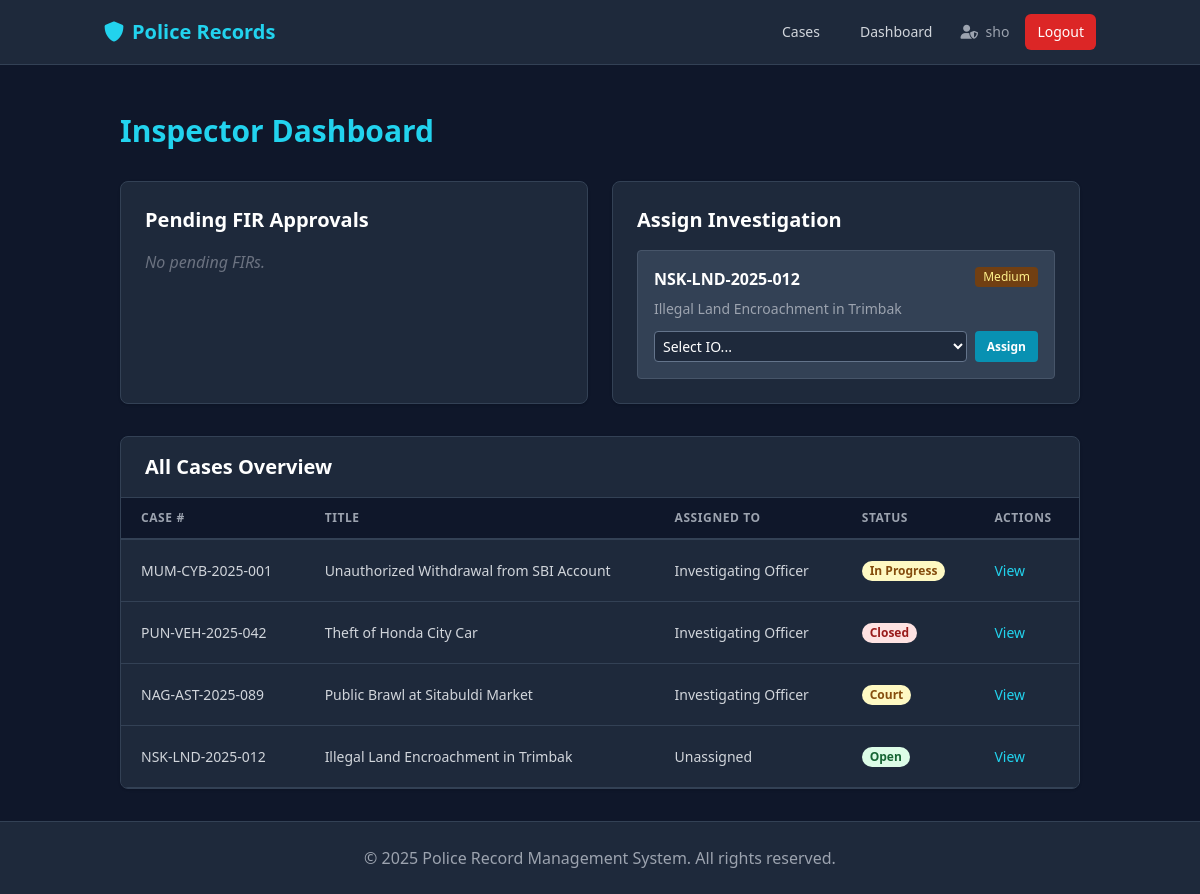
Before: /dashboard/inspector (signed in) with the older database file.
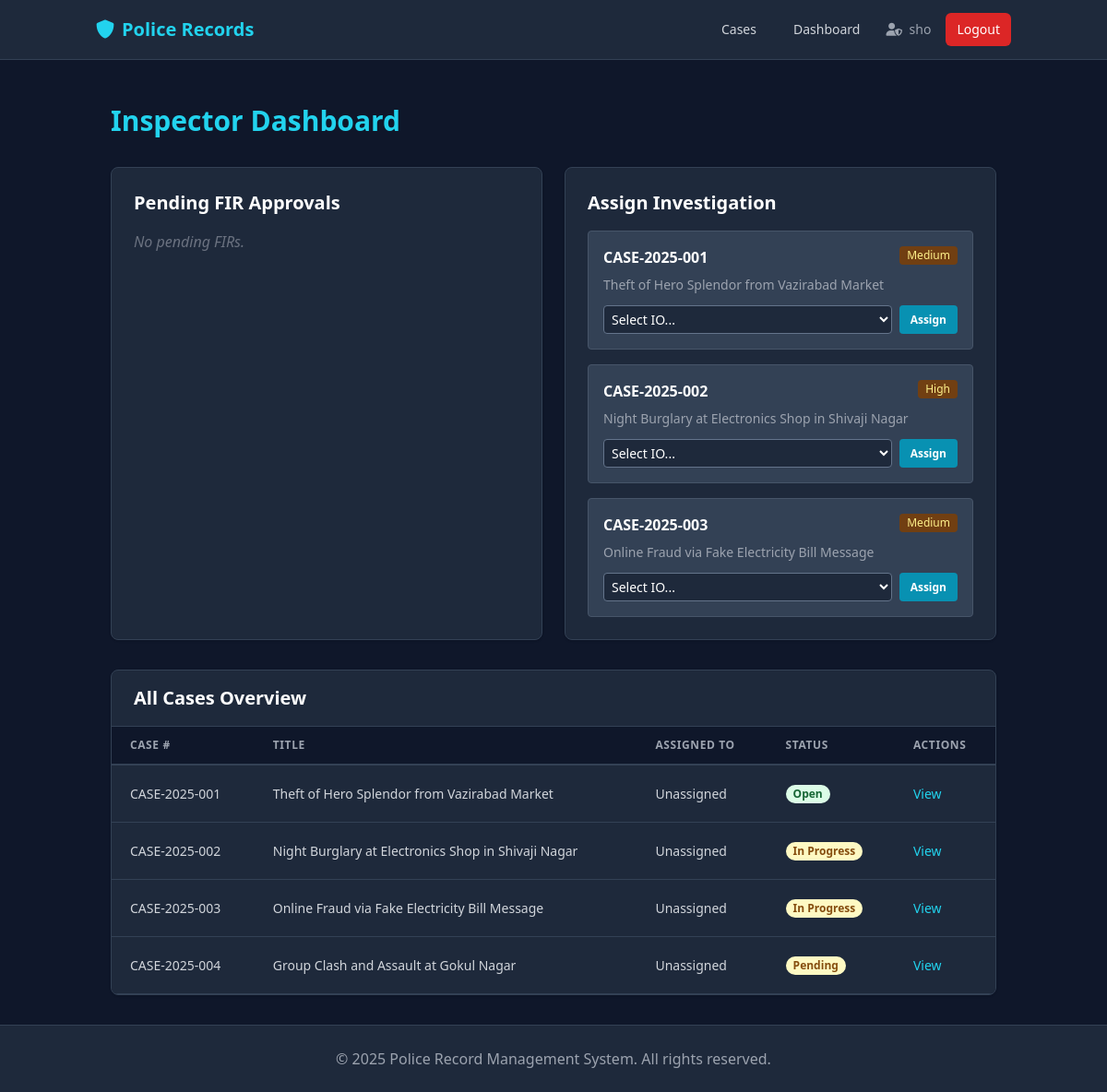
After: the same page with the newer database file.
### app/models.py (models this page shows, shortened)
class Case(db.Model):
    id = db.Column(db.Integer, primary_key=True)
    station_id = db.Column(db.Integer, db.ForeignKey('station.id'), nullable=False)
    case_number = db.Column(db.String(50), unique=True, nullable=False)
    title = db.Column(db.String(200), nullable=False)
    offense_type = db.Column(db.String(100)) # Theft, Assault, Cybercrime
    short_description = db.Column(db.String(255))
    description = db.Column(db.Text, nullable=False) # Detailed Description
    incident_date = db.Column(db.DateTime)
    location = db.Column(db.String(200)) # Address
    gps_coordinates = db.Column(db.String(100)) # "Lat, Long"
    status = db.Column(db.String(50), default='Open')  # Open, In Progress, Closed, Court
    priority = db.Column(db.String(20), default='Medium')  # Low, Medium, High
    is_cognizable = db.Column(db.Boolean, default=True)
    ipc_sections = db.Column(db.String(200)) # "302, 307 IPC"
    init_medical_exam = db.Column(db.Boolean, default=False)
    init_prelim_enquiry = db.Column(db.Boolean, default=False)
    init_scene_visit = db.Column(db.Boolean, default=False)
    court_status = db.Column(db.String(50)) # Hearing, Verdict Awaited, Closed
    verdict = db.Column(db.Text)
    confidentiality_level = db.Column(db.String(20), default='Public') # Public, Restricted, Confidential
    tags = db.Column(db.Text) # JSON list or comma-separated
    related_case_ids = db.Column(db.Text) # JSON list of IDs
    created_at = db.Column(db.DateTime, default=datetime.utcnow)
    updated_at = db.Column(db.DateTime, default=datetime.utcnow, onupdate=datetime.utcnow)
    created_by_id = db.Column(db.Integer, db.ForeignKey('user.id'), nullable=False)
    assigned_officer_id = db.Column(db.Integer, db.ForeignKey('user.id')) # Lead Officer/Inspector
    station = db.relationship('Station', backref='cases')
    assignee = db.relationship('User', foreign_keys=[assigned_officer_id], backref='cases_led')
    officers = db.relationship('User', secondary=case_officers, backref='cases_assisted') # Team
    criminals = db.relationship('Criminal', secondary='case_criminal', backref=db.backref('cases', lazy=True))
    participants = db.relationship('Participant', backref='case', lazy=True, cascade="all, delete-orphan")
    firs = db.relationship('FIR', backref='case', lazy=True)
    evidence = db.relationship('Evidence', backref='case', lazy=True)
    statements = db.relationship('Statement', backref='case', lazy=True)
    updates = db.relationship('InvestigationUpdate', backref='case', lazy=True)

class User(db.Model, UserMixin):
    id = db.Column(db.Integer, primary_key=True)
    station_id = db.Column(db.Integer, db.ForeignKey('station.id'), nullable=False)
    username = db.Column(db.String(80), unique=True, nullable=False)
    email = db.Column(db.String(120), unique=True, nullable=False)
    password_hash = db.Column(db.String(255), nullable=False)
    role = db.Column(db.String(50), nullable=False)
    full_name = db.Column(db.String(120), nullable=False)
    badge_number = db.Column(db.String(50))
    inspector_id = db.Column(db.Integer, db.ForeignKey('user.id'))
    is_active = db.Column(db.Boolean, default=True)
    created_at = db.Column(db.DateTime, default=datetime.utcnow)
    station = db.relationship('Station', backref='users')
    officers = db.relationship('User', backref=db.backref('inspector', remote_side=[id]), lazy=True)
    cases_reported = db.relationship('Case', foreign_keys='Case.created_by_id', backref='reporter', lazy=True)
    firs_filed = db.relationship('FIR', foreign_keys='FIR.filed_by_id', backref='filer', lazy=True)

### app/dashboard/routes.py (the view)
@dashboard.route('/dashboard/inspector')
@login_required
def inspector_dashboard():
    all_cases = station_scoped(Case.query).all()
    pending_firs_list = station_scoped(FIR.query).filter_by(status='Pending', forwarded_to_sho=True).all()
    active_cases = station_scoped(Case.query).filter(Case.status.in_(['Open', 'In Progress'])).all()
    assignable_officers = station_scoped(User.query).filter(User.role.in_(['io', 'officer'])).all()
    return render_template('inspector_dashboard.html',
                           cases=all_cases,
                           pending_firs_list=pending_firs_list,
                           active_cases=active_cases,
                           ios=assignable_officers)

### app/models.py (called while the page is built)
@login_manager.user_loader
def load_user(user_id):
    return User.query.get(int(user_id))

### app/utils.py (called while the page is built)
def station_scoped(query):
    if not current_user.is_authenticated:
        return query.filter(False) # No access if not logged in
    return query.filter_by(station_id=current_user.station_id)

### app/templates/inspector_dashboard.html (shortened to what the changed rows need)
{% extends "base.html" %}
{% block content %}
<div class="container mx-auto px-4">
    <h2 class="text-3xl font-bold text-cyan-400 mb-8">Inspector Dashboard</h2>
    <div class="grid grid-cols-1 md:grid-cols-2 gap-6 mb-8">
        <div class="bg-slate-800 rounded-lg shadow border border-slate-700 p-6">
            {% if active_cases %}
            <div class="space-y-4">
                {% for case in active_cases %}
                {% if not case.assigned_officer_id %}
                <div class="bg-slate-700 p-4 rounded border border-slate-600">
                    <div class="flex justify-between items-start mb-2">
                        <span class="font-bold text-white">{{ case.case_number }}</span>
                        <span class="px-2 py-0.5 rounded text-xs bg-yellow-900 text-yellow-200">{{ case.priority
                            }}</span>
                    </div>
                    <p class="text-gray-400 text-sm mb-3">{{ case.title }}</p>
                    <form action="{{ url_for('sho.assign_io', case_id=case.id) }}" method="POST" class="flex gap-2">
                        <select name="io_id"
                            class="bg-slate-800 text-white text-sm rounded border border-slate-500 p-1 flex-grow">
                            <option value="">Select IO...</option>
                        </select>
                        <button type="submit"
                            class="bg-cyan-600 hover:bg-cyan-700 text-white text-xs font-bold py-1 px-3 rounded">
                            Assign
                        </button>
                    </form>
                </div>
                {% endif %}
                {% endfor %}
            </div>
            {% else %}
            <p class="text-gray-500 italic">No active cases requiring assignment.</p>
            {% endif %}
        </div>
    </div>
    <div class="bg-slate-800 rounded-lg shadow border border-slate-700 overflow-hidden">
        {% if cases %}
        <table class="min-w-full leading-normal">
            <thead>
                <tr>
                    <th
                        class="px-5 py-3 border-b-2 border-slate-700 bg-slate-900 text-left text-xs font-semibold text-gray-400 uppercase tracking-wider">
                        Case #</th>
                    <th
                        class="px-5 py-3 border-b-2 border-slate-700 bg-slate-900 text-left text-xs font-semibold text-gray-400 uppercase tracking-wider">
                        Title</th>
                    <th
                        class="px-5 py-3 border-b-2 border-slate-700 bg-slate-900 text-left text-xs font-semibold text-gray-400 uppercase tracking-wider">
                        Assigned To</th>
                    <th
                        class="px-5 py-3 border-b-2 border-slate-700 bg-slate-900 text-left text-xs font-semibold text-gray-400 uppercase tracking-wider">
                        Status</th>
                    <th
                        class="px-5 py-3 border-b-2 border-slate-700 bg-slate-900 text-left text-xs font-semibold text-gray-400 uppercase tracking-wider">
                        Actions</th>
                </tr>
            </thead>
            <tbody>
                {% for case in cases %}
                <tr>
                    <td class="px-5 py-5 border-b border-slate-700 bg-slate-800 text-sm text-gray-300">{{
                        case.case_number }}</td>
                    <td class="px-5 py-5 border-b border-slate-700 bg-slate-800 text-sm text-gray-300">{{ case.title }}
                    </td>
                    <td class="px-5 py-5 border-b border-slate-700 bg-slate-800 text-sm text-gray-300">
                        {{ case.assignee.full_name if case.assignee else 'Unassigned' }}
                    </td>
                    <td class="px-5 py-5 border-b border-slate-700 bg-slate-800 text-sm">
                        <span
                            class="px-2 inline-flex text-xs leading-5 font-semibold rounded-full
                            {% if case.status == 'Open' %}bg-green-100 text-green-800{% elif case.status == 'Closed' %}bg-red-100 text-red-800{% else %}bg-yellow-100 text-yellow-800{% endif %}">
                            {{ case.status }}
                        </span>
                    </td>
                    <td class="px-5 py-5 border-b border-slate-700 bg-slate-800 text-sm">
                        <a href="{{ url_for('cases.case_detail', case_id=case.id) }}"
                            class="text-cyan-400 hover:text-cyan-300">View</a>
                    </td>
                </tr>
                {% endfor %}
            </tbody>
        </table>
        {% else %}
        <div class="p-6 text-center text-gray-500">
            No cases found in the system.
        </div>
        {% endif %}
    </div>
</div>
{% endblock %}

Changed rows visible on the page:
no longer on one of the page's lists (row edited): Case: case_number "NSK-LND-2025-012", priority "Medium", title "Illegal Land Encroachment in Trimbak"
now on one of the page's lists (row edited): Case: case_number "CASE-2025-001", priority "Medium", title "Theft of Hero Splendor from Vazirabad Market"
changed Case: case_number "MUM-CYB-2025-001" → "CASE-2025-001"; title "Unauthorized Withdrawal from SBI Account" → "Theft of Hero Splendor from Vazirabad Market"; assignee "Investigating Officer" → "Unassigned"; status "In Progress" → "Open"
now on one of the page's lists (row edited): Case: case_number "CASE-2025-002", priority "High", title "Night Burglary at Electronics Shop in Shivaji Nagar"
changed Case: case_number "PUN-VEH-2025-042" → "CASE-2025-002"; title "Theft of Honda City Car" → "Night Burglary at Electronics Shop in Shivaji Nagar"; assignee "Investigating Officer" → "Unassigned"; status "Closed" → "In Progress"
now on one of the page's lists (row edited): Case: case_number "CASE-2025-003", priority "Medium", title "Online Fraud via Fake Electricity Bill Message"
changed Case: case_number "NAG-AST-2025-089" → "CASE-2025-003"; title "Public Brawl at Sitabuldi Market" → "Online Fraud via Fake Electricity Bill Message"; assignee "Investigating Officer" → "Unassigned"; status "Court" → "In Progress"
changed Case: case_number "NSK-LND-2025-012" → "CASE-2025-004"; title "Illegal Land Encroachment in Trimbak" → "Group Clash and Assault at Gokul Nagar"; status "Open" → "Pending"
